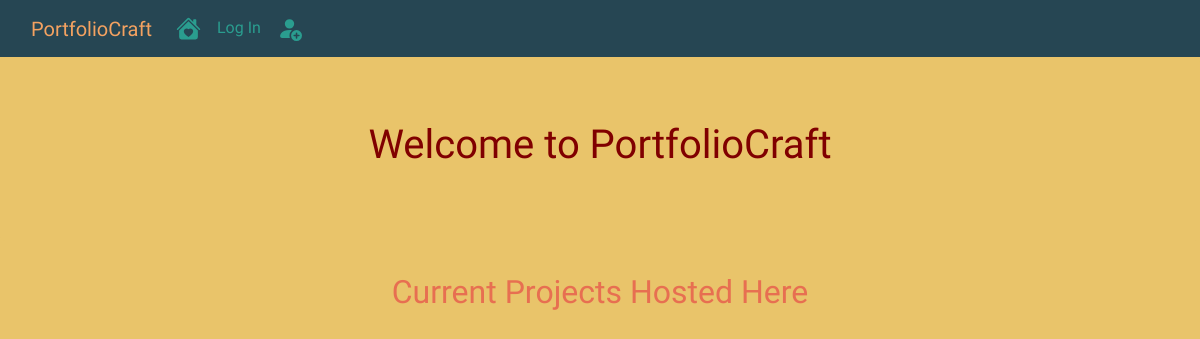
/, run on an earlier commit of the app's database.
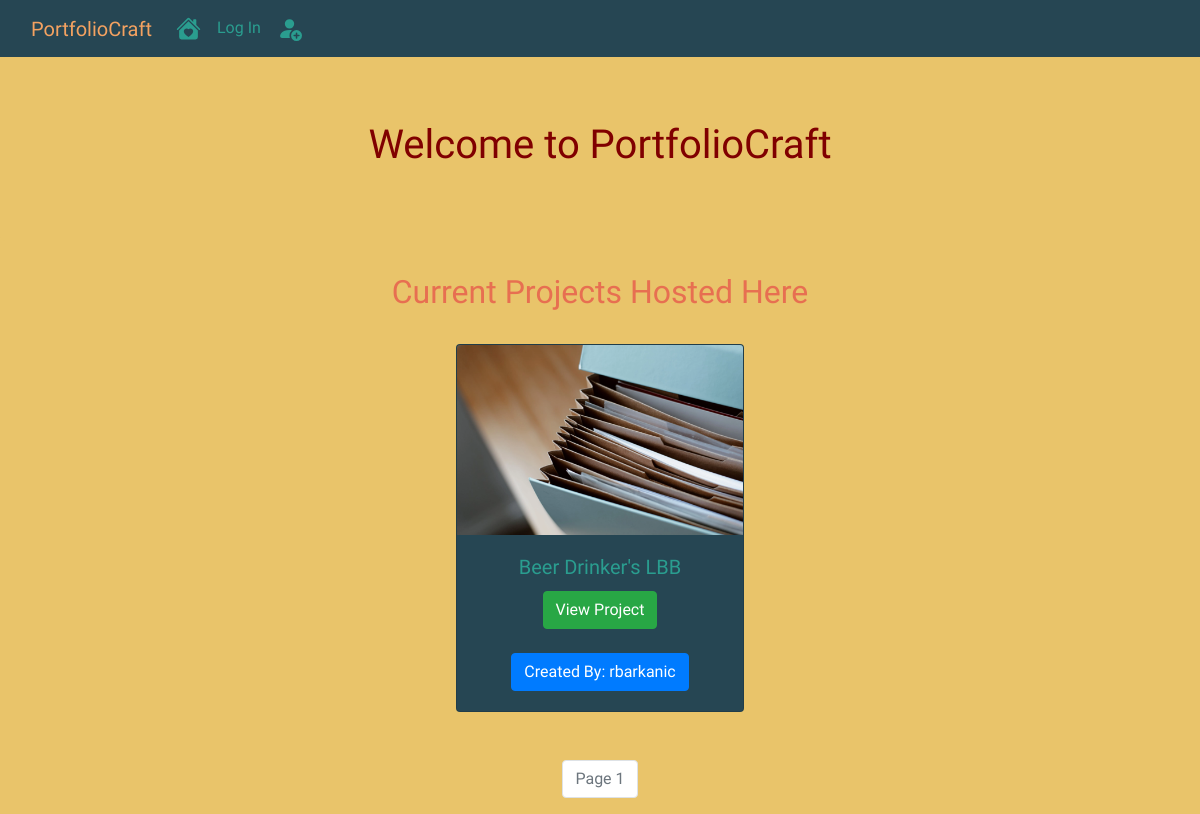
And on a later commit of the database.
### portfoliocraft/models.py (models this page shows, shortened)
class Project(db.Model):
    __tablename__ = 'projects'
    id = db.Column(db.Integer, autoincrement = True, primary_key = True)
    user_id = db.Column(db.Integer, db.ForeignKey('users.id'), nullable = False)
    date = db.Column(db.DateTime, nullable = False, default = datetime.utcnow)
    title = db.Column(db.String(255), nullable = False)
    description = db.Column(db.Text(255), nullable = False)
    screenshot = db.Column(db.String(255), nullable = False, default = 'default_screenshot.png')
    demo_link = db.Column(db.String(255), nullable = False)
    github_link = db.Column(db.String(255), nullable = False)

class User(db.Model, UserMixin):
    __tablename__ = 'users'
    id = db.Column(db.Integer, autoincrement = True, primary_key = True)
    profile_image = db.Column(db.String(255), nullable = False, default = 'default_profile.png')
    resume = db.Column(db.String(255), nullable = False, default = 'default_resume.png')
    first_name = db.Column(db.String(255), nullable = False, index=True)
    last_name = db.Column(db.String(255), nullable = False, index=True)
    username = db.Column(db.String(255), unique = True, nullable = False, index=True)
    email = db.Column(db.String(255), unique = True, nullable = False, index=True)
    password_hash = db.Column(db.String(255), nullable = False)
    projects = db.relationship('Project', backref = 'author', lazy = True)

### portfoliocraft/core/views.py (the view)
@core.route('/')
def index():
    page = request.args.get('page', 1 , type=int)
    projects = Project.query.order_by(Project.date.desc()).paginate(page = page, per_page = 4)
    return render_template('index.html', projects = projects)

### portfoliocraft/templates/index.html
{% extends 'base.html' %}
{% block body %}
<div align="center" class="jumbotron">
    <h1>Welcome to PortfolioCraft</h1>
</div>
<div align="center"><h2>Current Projects Hosted Here</h2></div>
<br>
<div class="flex-container index" align="center">
    {% for project in projects.items %}
    <div class="card text-center" style="width: 18rem; background-color: #264653;">
        <img class="card-img-top" src="{{url_for('static', filename = 'screenshots/' +project.screenshot)}}" alt="project_image">
        <div class="card-body">
          <h5 class="card-title">{{project.title}}</h5>
          <a href=" {{url_for('projects.project', project_id = project.id)}}" class="btn btn-success">View Project</a>
          <br><br>
          <a href=" {{url_for('users.user_projects', username = project.author.username)}}" class="btn btn-primary">Created By: {{ project.author.username }}</a>
        </div>
      </div>
    {% endfor %}
</div>
<br><br>
<nav aria-label="Page Navigation">
    <ul class="pagination justify-content-center">
        {% for page_num in projects.iter_pages(left_edge=1, right_edge=1, left_current=1, right_current=1) %}
        {% if projects.page == page_num %}
        <li class="page-item disabled">
            <a class="page-link" href="{{url_for('core.index', page = page_num)}}">Page {{ page_num }}</a>
        </li>
        {% else %}
        <li class="page-item">
            <a class="page-link" href="{{url_for('core.index', page = page_num)}}">{{ page_num }}</a>
        </li>
        {% endif %}
        {% endfor %}
    </ul>
</nav>
{% endblock %}

What changed in the data, as far as the page shows it:
added Project: screenshot (picture), title "Beer Drinker's LBB", author.username "rbarkanic"
Also different on the page:
new list line: "Page 1"
